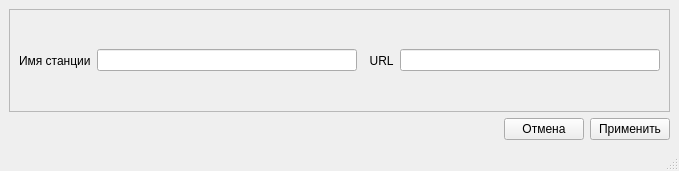
<?xml version="1.0" encoding="UTF-8"?>
<ui version="4.0">
 <class>MainWindow</class>
 <widget class="QMainWindow" name="MainWindow">
  <property name="geometry">
   <rect>
    <x>0</x>
    <y>0</y>
    <width>679</width>
    <height>171</height>
   </rect>
  </property>
  <property name="windowTitle">
   <string>MainWindow</string>
  </property>
  <widget class="QWidget" name="centralwidget">
   <layout class="QVBoxLayout" name="verticalLayout">
    <item>
     <widget class="QFrame" name="frame">
      <property name="frameShape">
       <enum>QFrame::Shape::StyledPanel</enum>
      </property>
      <property name="frameShadow">
       <enum>QFrame::Shadow::Raised</enum>
      </property>
      <layout class="QHBoxLayout" name="horizontalLayout">
       <item>
        <widget class="QLabel" name="label">
         <property name="text">
          <string>Имя станции</string>
         </property>
        </widget>
       </item>
       <item>
        <widget class="QLineEdit" name="lineEdit"/>
       </item>
       <item>
        <widget class="QLabel" name="label_2">
         <property name="text">
          <string>  URL</string>
         </property>
        </widget>
       </item>
       <item>
        <widget class="QLineEdit" name="lineEdit_2"/>
       </item>
      </layout>
     </widget>
    </item>
    <item>
     <layout class="QHBoxLayout" name="horizontalLayout_2">
      <item>
       <spacer name="horizontalSpacer">
        <property name="orientation">
         <enum>Qt::Orientation::Horizontal</enum>
        </property>
        <property name="sizeHint" stdset="0">
         <size>
          <width>40</width>
          <height>20</height>
         </size>
        </property>
       </spacer>
      </item>
      <item>
       <widget class="QPushButton" name="pushButton">
        <property name="text">
         <string>Отмена</string>
        </property>
       </widget>
      </item>
      <item>
       <widget class="QPushButton" name="pushButton_2">
        <property name="text">
         <string>Применить</string>
        </property>
       </widget>
      </item>
     </layout>
    </item>
   </layout>
  </widget>
  <widget class="QMenuBar" name="menubar">
   <property name="geometry">
    <rect>
     <x>0</x>
     <y>0</y>
     <width>679</width>
     <height>23</height>
    </rect>
   </property>
  </widget>
  <widget class="QStatusBar" name="statusbar"/>
 </widget>
 <resources/>
 <connections/>
</ui>
